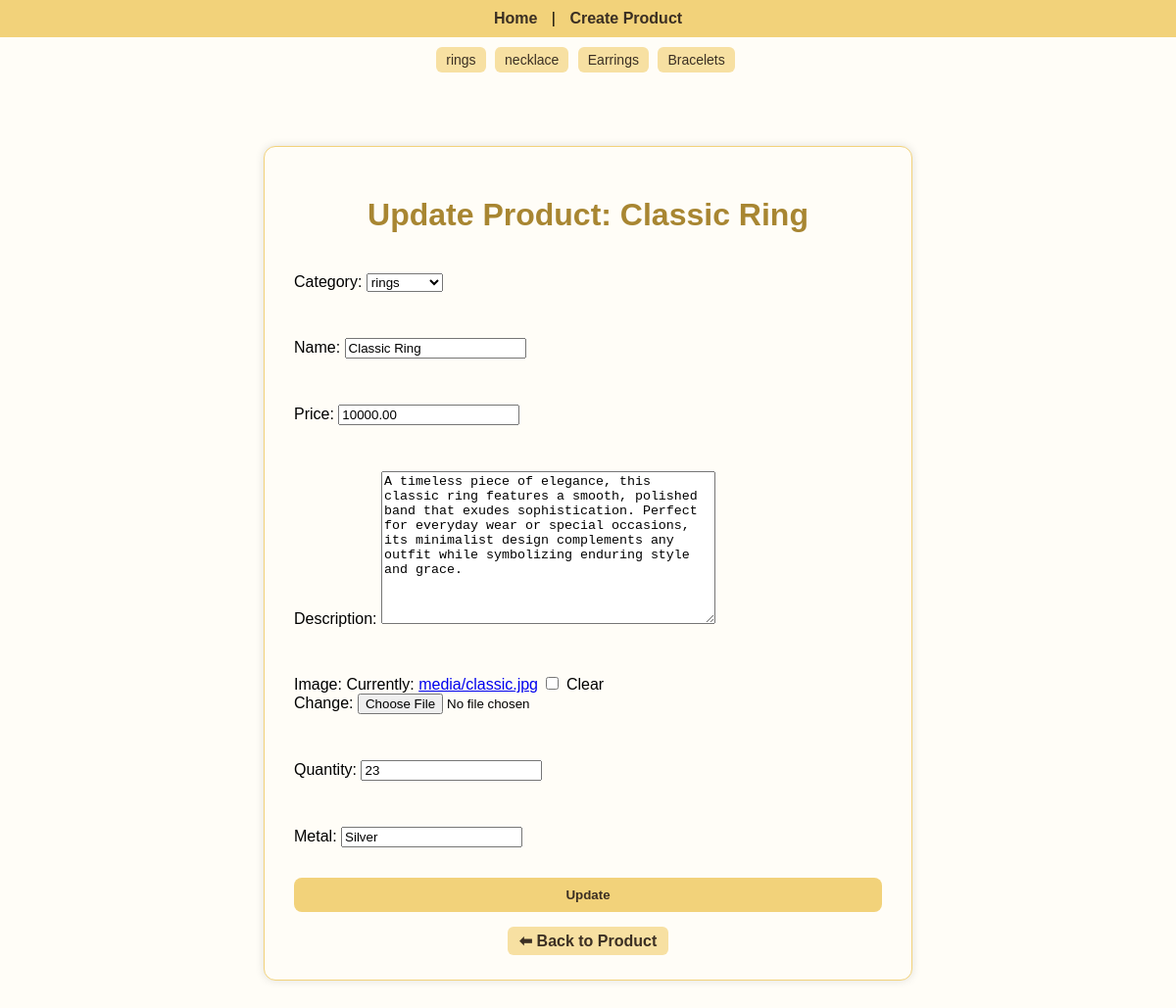
Before: /product/update/1/ with the older database file.
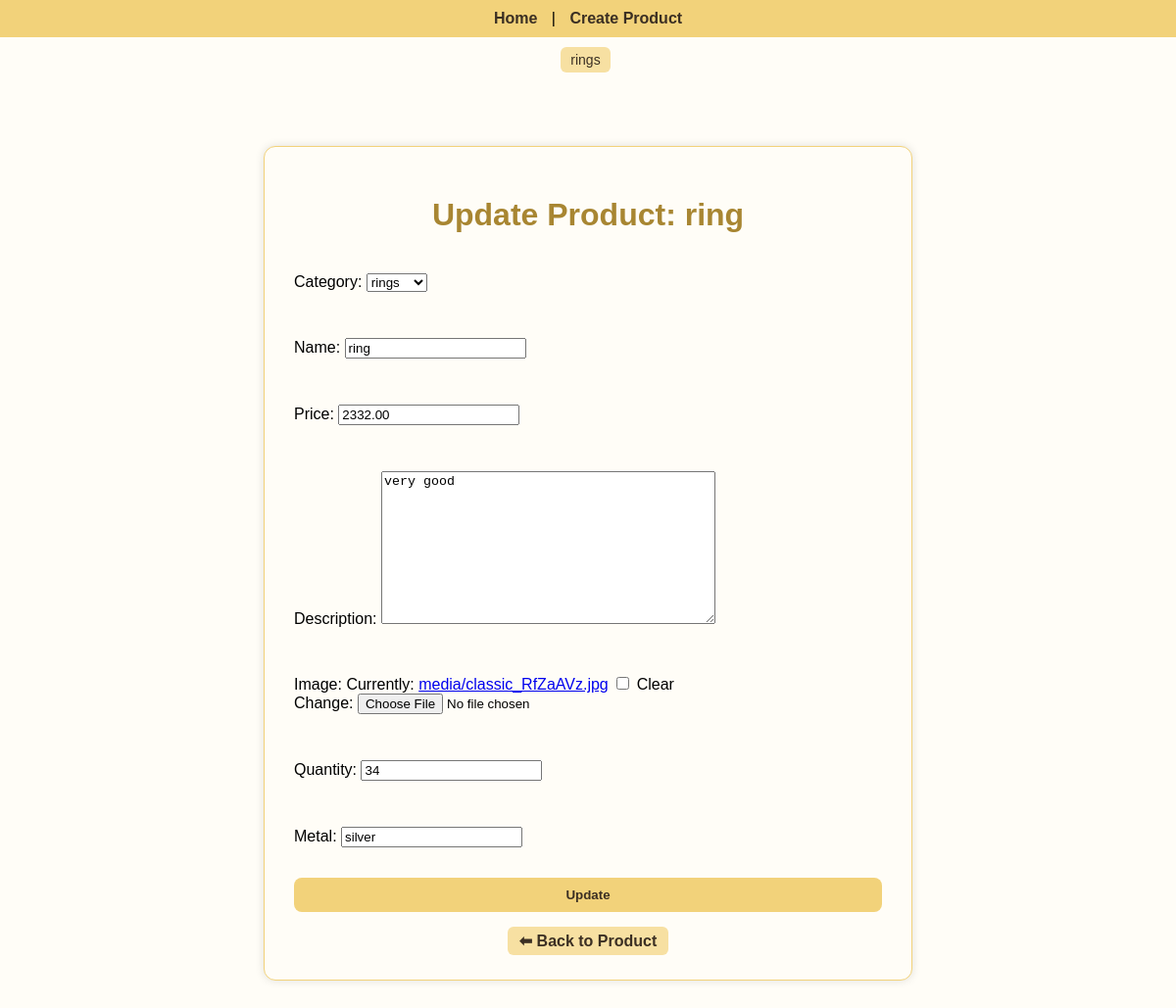
After: the same page with the newer database file.
### products/models.py (models this page shows, shortened)
class Category(models.Model):
    name = models.CharField(max_length=100, unique=True)
    def __str__(self):
        return self.name

class Product(models.Model):
    category = models.ForeignKey(Category, on_delete=models.CASCADE, related_name="products")
    name = models.CharField(max_length=150)
    price = models.DecimalField(max_digits=10, decimal_places=2)
    description = models.TextField(blank=True, null=True)
    image = models.ImageField(upload_to="media/", blank=True, null=True)
    created_at = models.DateTimeField(auto_now_add=True)
    updated_at = models.DateTimeField(auto_now=True)
    quantity = models.IntegerField(default=0)
    metal = models.CharField(max_length=30)
    class Meta:
        verbose_name = "Product"
        verbose_name_plural = "Products"

### products/views.py (the view, shortened to what this page needs)
# urls.py: path('product/update/<int:pk>/', ProductUpdate.as_view(), name='product_update'),
class ProductUpdate(View):
    def get(self, request, pk):
        product = get_object_or_404(Product, pk=pk)
        form = ProductForms(instance=product)
        categories = Category.objects.all()
        return render(request, 'product_update.html', {'form': form, 'categories': categories, 'product': product})

### products/forms.py (shortened to what this page needs)
class ProductForms(forms.ModelForm):
    class Meta:
        model=Product
        fields='__all__'

### templates/product_update.html (shortened to what this page needs)
{% extends 'base_minimal.html' %}
{% block content %}
<div style="
    max-width:600px;
    margin:40px auto;
    background:#fffdf7;
    padding:30px;
    border-radius:12px;
    border:1px solid #f2d27a;
    box-shadow:0 0 10px rgba(0,0,0,0.12);
">
    <h1 style="text-align:center; color:#a88632; margin-bottom:25px;">
        Update Product: {{ product.name }}
    </h1>
    <form method="post" enctype="multipart/form-data" style="display:flex; flex-direction:column; gap:15px;">
        {{ form.as_p }}
        <button type="submit" style="
            padding:10px 20px;
            background:#f2d27a;
            color:#3b2f23;
            font-weight:600;
            border:none;
            border-radius:8px;
            cursor:pointer;
            transition:0.2s;
        " onmouseover="this.style.background='#e3be62'" onmouseout="this.style.background='#f2d27a'">
            Update
        </button>
    </form>
    <div style="text-align:center; margin-top:20px;">
        <a href="{% url 'detail' product.pk %}" style="
            text-decoration:none;
            color:#3b2f23;
            font-weight:600;
            padding:6px 12px;
            border-radius:6px;
            background:#f7e0a2;
            transition:0.2s;
        " onmouseover="this.style.background='#e8cf7a'" onmouseout="this.style.background='#f7e0a2'">
            ⬅ Back to Product
        </a>
    </div>
</div>
{% endblock %}

### templates/base_minimal.html (shortened to what this page needs)
<!DOCTYPE html>
<html lang="en">
<head>
</head>
<body>
<header>
    <a href="{% url 'home' %}">Home</a> |
    <a href="{% url 'product_create' %}">Create Product</a>
</header>
<nav>
    {% for c in categories %}
        <a href="{% url 'category_detail' c.pk %}">{{ c.name }}</a>
    {% empty %}
        <span>No categories available</span>
    {% endfor %}
</nav>
<main>
    {% block content %}
    {% endblock %}
</main>
</body>
</html>

### templates/base_minimal.html (style rules this page uses)
body { margin: 0; font-family: Arial, sans-serif; background: #fffdf7; }
header { background: #f2d27a; padding: 10px 20px; text-align: center; }
header a { color: #3b2f23; text-decoration: none; font-weight: bold; margin: 0 10px; }
nav { padding: 10px 20px; text-align: center; }
nav a { display: inline-block; margin: 0 5px 5px 0; padding: 5px 10px; background: #f7e0a2; color: #3b2f23; text-decoration: none; border-radius: 6px; font-size: 14px; }
main { padding: 20px; }

Changed rows visible on the page:
removed Category: name "necklace"
removed Category: name "Earrings"
removed Category: name "Bracelets"
changed through a linked row, Category "rings": name "Classic Ring" → "ring"
changed Product "rings": name "Classic Ring" → "ring"; price "10000.00" → "2332.00"; description "A timeless piece of elegance, this classic ring features a smooth, polished band that exudes sophistication. Perfect for everyday wear or special occasions, its minimalist design complements any outfit while symbolizing enduring style and grace." → "very good"; quantity "23" → "34"; metal "Silver" → "silver"
Other visible differences:
text no longer shown: "Category: Name: Price: Description: Image: Currently: media/classic.jpg Clear Change: Quantity: Metal:"
text now shown: "Category: Name: Price: Description: Image: Currently: media/classic_RfZaAVz.jpg Clear Change: Quantity: Metal:"
